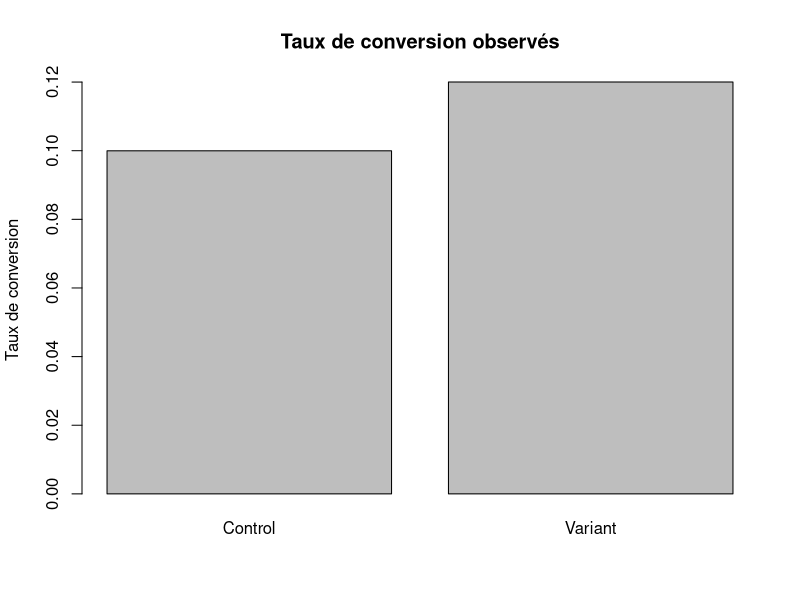

Write R code to recreate this figure.
## ---- chunk 1
p_control   <- 0.10    # Taux actuel
mde_relatif <- 0.20    # On veut être capable de détecter au moins +20% de hausse
p_variant   <- p_control * (1 + mde_relatif) # 0.12

alpha <- 0.05   # Seuil de significativité (5%)
power <- 0.80   # Puissance statistique (80%)

# Calcul du nombre de visiteurs requis par groupe
res_taille <- power.prop.test(
  p1 = p_control,
  p2 = p_variant,
  sig.level = alpha,
  power = power,
  alternative = "two.sided"
)

n <- ceiling(res_taille$n)

cat("N visiteurs par groupe :", n, "\n")
cat("N total échantillon :", n * 2, "\n")
## ---- chunk 2
# Nombre de succès (conversions) attendus
succes_control <- round(n * p_control)
succes_variant <- round(n * p_variant)

# Affichage des totaux agrégés
cat("Conversions Control :", succes_control, "sur", n, "\n")
cat("Conversions Variant :", succes_variant, "sur", n, "\n")
## ---- chunk 3
# Test z de comparaison de proportions sur les agrégats
test_res <- prop.test(
  x = c(succes_control, succes_variant),
  n = c(n, n),
  correct = FALSE
)

# Résultat détaillé
print(test_res)
## ---- chunk 4
# Décision rapide
test_res$p.value < alpha
## ---- chunk 5
obs <- test_res$estimate
barplot(obs,
        names.arg = c("Control", "Variant"),
        ylab = "Taux de conversion",
        main = "Taux de conversion observés")
